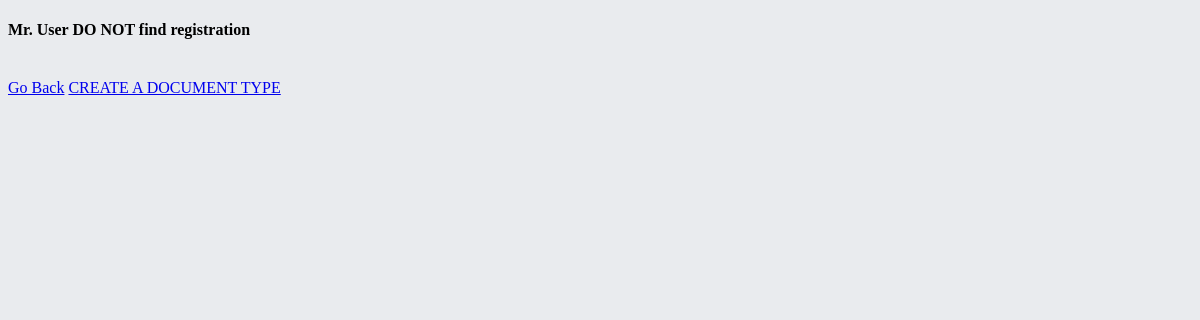
The page /admin/crud_tdoc/view_type.php on the database as committed earlier.
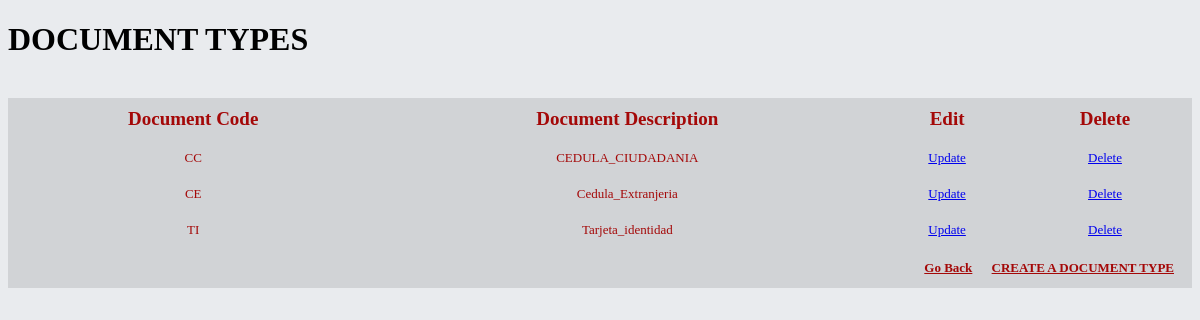
The same page on the database as committed later.
### tables this page shows
CREATE TABLE `document_type` (
  `cod_document` varchar(3) NOT NULL,
  `desc_document` varchar(45) NOT NULL
);

### admin/crud_tdoc/view_type.php (the view, shortened to what this page needs)
<?php
$db=database::conectar();
?>
<!DOCTYPE html>
<html lang="eng">
<head>
	<link rel="stylesheet" type="text/css" href="../main.css">
</head>
<body>
</body>
 <?php
$sql1="SELECT * FROM document_type";
$query = $db->query($sql1);
if($query->rowCount()>0):?>
<h1>DOCUMENT TYPES</h1><br>
<table class="redTable">
	<thead><tr>
		<th>Document Code</th>
		<th>Document Description</th>
		<th>Edit</th>
		<th>Delete</th>
	</tr></thead>
<?php while ($row=$query->fetch(PDO::FETCH_ASSOC)):?>
<div class="ex2">
<tr>
<td ><?php echo $row['cod_document'] ."<br>";?></td>
<td ><?php echo $row['desc_document'] ."<br>";?>	</td>
  <td ><a id="buton2d" href="?action=editar&id=<?php echo $row["cod_document"];?>">Update</a></td>
   <td ><a id="buton2d" href="?action=eliminar&id=<?php echo $row["cod_document"];?>" onclick="return confirm('¿Esta seguro de eliminar este Usuario?')">Delete</a></td>
</tr>
</div>
<?php endwhile;?>
<tfoot>
	<tr>
		<td colspan="4">
			<div class="links">
				<a href="../index_admin.php" id="buton1b">Go Back</a>
				<a href="?action=ver&m=1" id="buton1b">CREATE A DOCUMENT TYPE</a><br>
			</div>
		</td>
	</tr>
</tfoot>
</table>
<?php else: ?>
	<h4>Mr. User DO NOT find registration</h4>
	<br><a href="../index_admin.php" id="buton1b">Go Back</a>
	<a href="?action=ver&m=1" id="buton1b">CREATE A DOCUMENT TYPE</a><br>
<?php endif; ?>
</body>
</html>

Rows that differ between the two databases and show on the page:
added document_type: cod_document "CC", desc_document "CEDULA_CIUDADANIA"
added document_type: cod_document "CE", desc_document "Cedula_Extranjeria"
added document_type: cod_document "TI", desc_document "Tarjeta_identidad"
Other text that changed with them:
text no longer shown: "Mr. User DO NOT find registration"
text now shown: "DOCUMENT TYPES Document Code Document Description Edit Delete"
